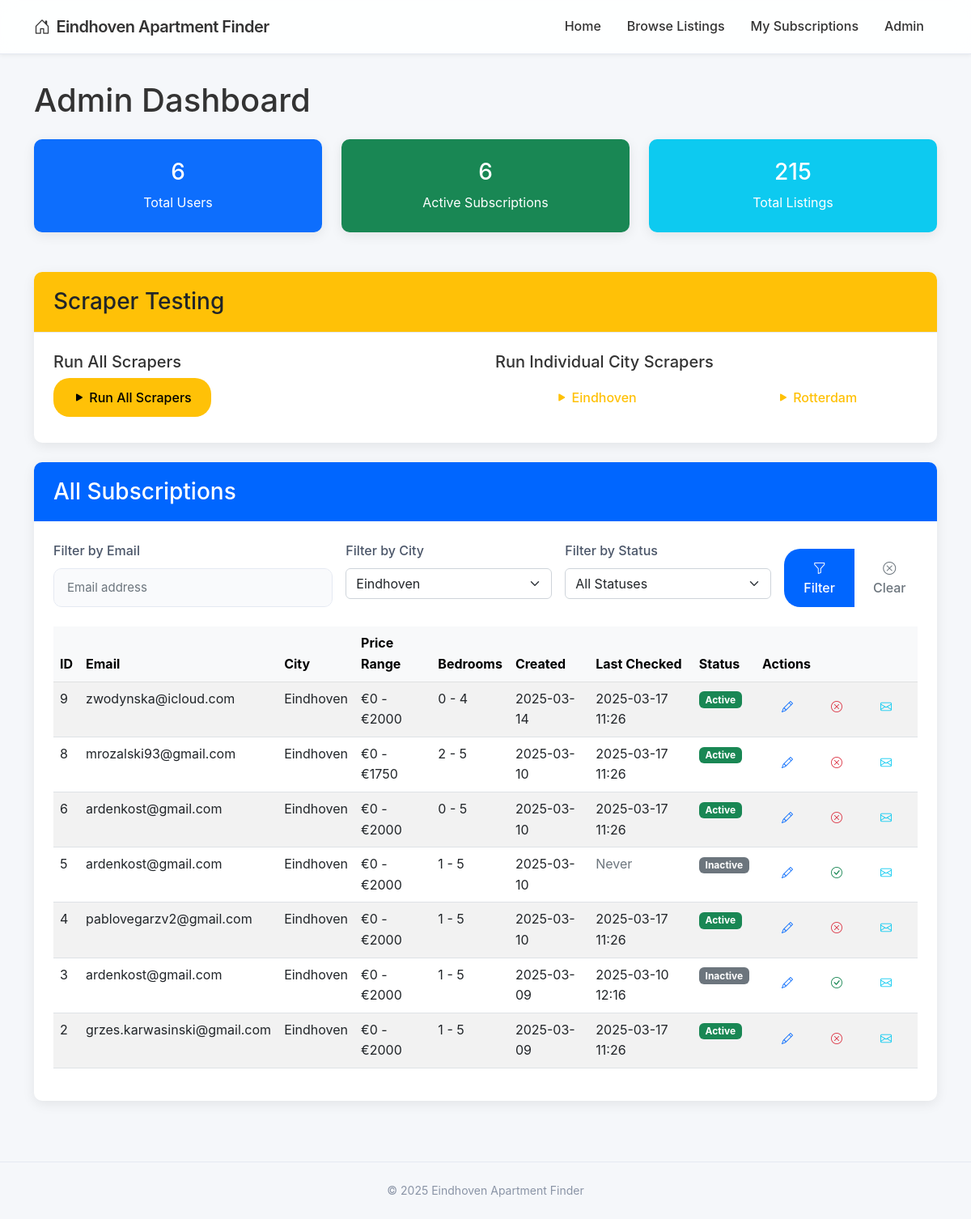
The page /admin?city_id=1 on the database its author committed.
### app/models.py (models this page shows, shortened)
class City(db.Model):
    id = db.Column(db.Integer, primary_key=True)
    name = db.Column(db.String(50), nullable=False, unique=True)
    url_name = db.Column(db.String(50), nullable=False, unique=True)  # For use in URLs
    base_url = db.Column(db.String(200), nullable=False)  # Base URL for scraping
    active = db.Column(db.Boolean, default=True)
    created_at = db.Column(db.DateTime, default=datetime.utcnow)
    subscriptions = db.relationship('Subscription', backref='city', lazy='dynamic')
    listings = db.relationship('Listing', backref='city', lazy='dynamic')

class Subscription(db.Model):
    id = db.Column(db.Integer, primary_key=True)
    min_price = db.Column(db.Integer, default=0)
    max_price = db.Column(db.Integer, default=5000)
    min_bedrooms = db.Column(db.Integer, default=0)
    max_bedrooms = db.Column(db.Integer, default=10)
    active = db.Column(db.Boolean, default=True)
    created_at = db.Column(db.DateTime, default=datetime.utcnow)
    last_checked = db.Column(db.DateTime, nullable=True)
    user_id = db.Column(db.Integer, db.ForeignKey('user.id'), nullable=False)
    city_id = db.Column(db.Integer, db.ForeignKey('city.id'), nullable=False)
    listings = db.relationship('Listing', backref='subscription', lazy='dynamic')

class User(db.Model):
    id = db.Column(db.Integer, primary_key=True)
    email = db.Column(db.String(120), index=True, unique=True, nullable=False)
    created_at = db.Column(db.DateTime, default=datetime.utcnow)
    subscriptions = db.relationship('Subscription', backref='user', lazy='dynamic')

### app/routes.py (the view)
@main_bp.route('/admin', methods=['GET'])
def admin():
    email_filter = request.args.get('email', '')
    city_filter = request.args.get('city_id', type=int)
    active_filter = request.args.get('active')
    query = Subscription.query.join(User).join(City)
    if email_filter:
        query = query.filter(User.email.contains(email_filter))
    if city_filter:
        query = query.filter(Subscription.city_id == city_filter)
    if active_filter:
        is_active = active_filter == 'active'
        query = query.filter(Subscription.active == is_active)
    cities = City.query.filter_by(active=True).all()
    subscriptions = query.order_by(Subscription.created_at.desc()).all()
    total_users = User.query.count()
    total_listings = Listing.query.count()
    total_active_subscriptions = Subscription.query.filter_by(active=True).count()
    return render_template('admin.html',
                          subscriptions=subscriptions,
                          cities=cities,
                          city_filter=city_filter,
                          email_filter=email_filter,
                          active_filter=active_filter,
                          total_users=total_users,
                          total_listings=total_listings,
                          total_active_subscriptions=total_active_subscriptions)

### app/routes.py (called while the page is built)
@main_bp.before_request
def before_request():
    g.now = datetime.now()

### app/templates/admin.html (shortened to what this page needs)
{% extends "base.html" %}
{% block content %}
<div class="row">
    <div class="col-md-12">
        <h1 class="mb-4">Admin Dashboard</h1>
        <div class="row mb-4">
            <div class="col-md-4">
                <div class="card bg-primary text-white">
                    <div class="card-body text-center">
                        <h3 class="card-title">{{ total_users }}</h3>
                        <p class="card-text">Total Users</p>
                    </div>
                </div>
            </div>
            <div class="col-md-4">
                <div class="card bg-success text-white">
                    <div class="card-body text-center">
                        <h3 class="card-title">{{ total_active_subscriptions }}</h3>
                        <p class="card-text">Active Subscriptions</p>
                    </div>
                </div>
            </div>
            <div class="col-md-4">
                <div class="card bg-info text-white">
                    <div class="card-body text-center">
                        <h3 class="card-title">{{ total_listings }}</h3>
                        <p class="card-text">Total Listings</p>
                    </div>
                </div>
            </div>
        </div>
        <div class="card mb-4">
            <div class="card-header bg-warning text-dark">
                <h3 class="mb-0">Scraper Testing</h3>
            </div>
            <div class="card-body">
                <div class="row">
                    <div class="col-md-6">
                        <h5>Run All Scrapers</h5>
                        <a href="{{ url_for('main.test_scraper') }}" class="btn btn-warning">
                            <i class="bi bi-play-fill"></i> Run All Scrapers
                        </a>
                    </div>
                    <div class="col-md-6">
                        <h5>Run Individual City Scrapers</h5>
                        <div class="row">
                            {% for city in cities %}
                            <div class="col-md-6 mb-2">
                                <a href="{{ url_for('main.test_scraper_city', city_id=city.id) }}"
                                   class="btn btn-outline-warning w-100">
                                   <i class="bi bi-play-fill"></i> {{ city.name }}
                                </a>
                            </div>
                            {% endfor %}
                        </div>
                    </div>
                </div>
            </div>
        </div>
        <div class="card">
            <div class="card-header bg-primary text-white">
                <h3 class="mb-0">All Subscriptions</h3>
            </div>
            <div class="card-body">
                <form action="{{ url_for('main.admin') }}" method="GET" class="mb-4">
                    <div class="row g-3">
                        <div class="col-md-4">
                            <label class="form-label">Filter by Email</label>
                            <input type="text" class="form-control" name="email" value="{{ email_filter }}" placeholder="Email address">
                        </div>
                        <div class="col-md-3">
                            <label class="form-label">Filter by City</label>
                            <select name="city_id" class="form-select">
                                {% for city in cities %}
                                <option value="{{ city.id }}" {% if city_filter == city.id %}selected{% endif %}>{{ city.name }}</option>
                                {% endfor %}
                            </select>
                        </div>
                        <div class="col-md-3">
                            <label class="form-label">Filter by Status</label>
                            <select name="active" class="form-select">
                                <option value="">All Statuses</option>
                            </select>
                        </div>
                        <div class="col-md-2 d-flex align-items-end">
                            <div class="btn-group w-100">
                                <button type="submit" class="btn btn-primary">
                                    <i class="bi bi-funnel"></i> Filter
                                </button>
                                <a href="{{ url_for('main.admin') }}" class="btn btn-outline-secondary">
                                    <i class="bi bi-x-circle"></i> Clear
                                </a>
                            </div>
                        </div>
                    </div>
                </form>
                {% if subscriptions %}
                    <div class="table-responsive">
                        <table class="table table-hover table-striped">
                            <thead class="table-light">
                                <tr>
                                    <th>ID</th>
                                    <th>Email</th>
                                    <th>City</th>
                                    <th>Price Range</th>
                                    <th>Bedrooms</th>
                                    <th>Created</th>
                                    <th>Last Checked</th>
                                    <th>Status</th>
                                    <th>Actions</th>
                                </tr>
                            </thead>
                            <tbody>
                                {% for sub in subscriptions %}
                                <tr>
                                    <td>{{ sub.id }}</td>
                                    <td>{{ sub.user.email }}</td>
                                    <td>{{ sub.city.name }}</td>
                                    <td>€{{ sub.min_price }} - €{{ sub.max_price }}</td>
                                    <td>{{ sub.min_bedrooms }} - {{ sub.max_bedrooms }}</td>
                                    <td>{{ sub.created_at.strftime('%Y-%m-%d') }}</td>
                                    <td>
                                        {% if sub.last_checked %}
                                            {{ sub.last_checked.strftime('%Y-%m-%d %H:%M') }}
                                        {% else %}
                                            <span class="text-muted">Never</span>
                                        {% endif %}
                                    </td>
                                    <td>
                                        {% if sub.active %}
                                            <span class="badge bg-success">Active</span>
                                        {% else %}
                                            <span class="badge bg-secondary">Inactive</span>
                                        {% endif %}
                                    </td>
                                    <td>
                                        <div class="btn-group btn-group-sm">
                                            <a href="{{ url_for('main.edit_subscription', sub_id=sub.id, return_to='admin') }}"
                                               class="btn btn-outline-primary" title="Edit">
                                                <i class="bi bi-pencil"></i>
                                            </a>
                                            {% if sub.active %}
                                                <a href="{{ url_for('main.unsubscribe', sub_id=sub.id) }}"
                                                   class="btn btn-outline-danger" title="Deactivate">
                                                    <i class="bi bi-x-circle"></i>
                                                </a>
                                            {% else %}
                                                <a href="{{ url_for('main.reactivate', sub_id=sub.id) }}"
                                                   class="btn btn-outline-success" title="Activate">
                                                    <i class="bi bi-check-circle"></i>
                                                </a>
                                            {% endif %}
                                            <a href="{{ url_for('main.test_email', sub_id=sub.id) }}?email={{ sub.user.email }}"
                                               class="btn btn-outline-info" title="Test Email">
                                                <i class="bi bi-envelope"></i>
                                            </a>
                                        </div>
                                    </td>
                                </tr>
                                {% endfor %}
                            </tbody>
                        </table>
                    </div>
                {% else %}
                    <div class="alert alert-info">
                        <i class="bi bi-info-circle me-2"></i> No subscriptions found matching your criteria.
                    </div>
                {% endif %}
            </div>
        </div>
    </div>
</div>
{% endblock %}

### app/static/css/main.css (style rules this page uses)
:root { --primary-color: #0066ff; --primary-hover: #0052cc; --background-color: #f5f7fa; --card-color: #ffffff; --text-color: #333333; --muted-color: #8a94a6; --border-color: #e5e9f2; --success-color: #00c853; --error-color: #ff3b30; --shadow-sm: 0 2px 5px rgba(0, 0, 0, 0.05); --shadow-md: 0 4px 15px rgba(0, 0, 0, 0.08); --radius-sm: 6px; --radius-md: 10px; --radius-lg: 20px; --transition: all 0.2s ease; }
body { font-family: -apple-system, BlinkMacSystemFont, 'Segoe UI', Roboto, Helvetica, Arial, sans-serif; background-color: var(--background-color); color: var(--text-color); line-height: 1.6; -webkit-font-smoothing: antialiased; }
.card { border: none; border-radius: var(--radius-md); box-shadow: var(--shadow-md); transition: var(--transition); margin-bottom: 25px; overflow: hidden; background-color: var(--card-color); }
.card-header { background-color: var(--card-color); border-bottom: 1px solid var(--border-color); padding: 20px 24px; font-weight: 600; font-size: 18px; }
.card-header.bg-primary { background-color: var(--primary-color) !important; color: white; border-bottom: none; }
.card-body { padding: 24px; }
.btn { border-radius: var(--radius-lg); padding: 12px 24px; font-weight: 500; transition: var(--transition); border: none; }
.btn-primary { background-color: var(--primary-color); color: white; }
.form-control { border-radius: var(--radius-md); border: 1px solid var(--border-color); padding: 12px 16px; font-size: 15px; transition: var(--transition); box-shadow: none; background-color: #f9fafc; }
.form-label { font-weight: 500; margin-bottom: 8px; color: #4a5568; }

### rows shown on the page
City: name "Eindhoven"
City: name "Rotterdam"
Subscription: id "9", user.email "zwodynska@icloud.com", city.name "Eindhoven", min_price "0", max_price "2000", min_bedrooms "0", max_bedrooms "4", created_at "2025-03-14", last_checked "2025-03-17 11:26", active "Active"
Subscription: id "8", user.email "mrozalski93@gmail.com", city.name "Eindhoven", min_price "0", max_price "1750", min_bedrooms "2", max_bedrooms "5", created_at "2025-03-10", last_checked "2025-03-17 11:26", active "Active"
Subscription: id "6", user.email "ardenkost@gmail.com", city.name "Eindhoven", min_price "0", max_price "2000", min_bedrooms "0", max_bedrooms "5", created_at "2025-03-10", last_checked "2025-03-17 11:26", active "Active"
Subscription: id "5", user.email "ardenkost@gmail.com", city.name "Eindhoven", min_price "0", max_price "2000", min_bedrooms "1", max_bedrooms "5", created_at "2025-03-10", shows "Never", active "Inactive"
Subscription: id "4", user.email "pablovegarzv2@gmail.com", city.name "Eindhoven", min_price "0", max_price "2000", min_bedrooms "1", max_bedrooms "5", created_at "2025-03-10", last_checked "2025-03-17 11:26", active "Active"
Subscription: id "3", user.email "ardenkost@gmail.com", city.name "Eindhoven", min_price "0", max_price "2000", min_bedrooms "1", max_bedrooms "5", created_at "2025-03-09", last_checked "2025-03-10 12:16", active "Inactive"
Subscription: id "2", user.email "grzes.karwasinski@gmail.com", city.name "Eindhoven", min_price "0", max_price "2000", min_bedrooms "1", max_bedrooms "5", created_at "2025-03-09", last_checked "2025-03-17 11:26", active "Active"

### other values the page prints
{{ total_users }} "6"
{{ total_active_subscriptions }} "6"
{{ total_listings }} "215"
{{ g.now.year }} "2025"
form field city_id "Eindhoven"
